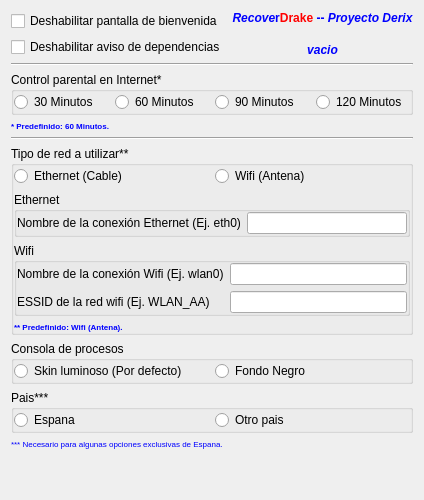
     <widget class="QWidget" name="tab_6">
      <attribute name="icon">
       <iconset resource="recoverdrake.qrc">
        <normaloff>:/Imagenes/ejecutar.png</normaloff>:/Imagenes/ejecutar.png</iconset>
      </attribute>
      <attribute name="title">
       <string>General</string>
      </attribute>
      <layout class="QGridLayout" name="gridLayout_2">
       <item row="4" column="0" colspan="2">
        <widget class="QGroupBox" name="groupBox_3">
         <property name="title">
          <string>Control parental en Internet*</string>
         </property>
         <property name="flat">
          <bool>false</bool>
         </property>
         <layout class="QGridLayout" name="gridLayout_10">
          <property name="leftMargin">
           <number>0</number>
          </property>
          <property name="topMargin">
           <number>0</number>
          </property>
          <property name="rightMargin">
           <number>0</number>
          </property>
          <property name="bottomMargin">
           <number>0</number>
          </property>
          <item row="0" column="0">
           <widget class="QRadioButton" name="radioButton_10">
            <property name="text">
             <string>30 Minutos</string>
            </property>
           </widget>
          </item>
          <item row="0" column="1">
           <widget class="QRadioButton" name="radioButton_11">
            <property name="text">
             <string>60 Minutos</string>
            </property>
           </widget>
          </item>
          <item row="0" column="2">
           <widget class="QRadioButton" name="radioButton_13">
            <property name="text">
             <string>90 Minutos</string>
            </property>
           </widget>
          </item>
          <item row="0" column="3">
           <widget class="QRadioButton" name="radioButton_12">
            <property name="text">
             <string>120 Minutos</string>
            </property>
           </widget>
          </item>
         </layout>
        </widget>
       </item>
       <item row="3" column="0" colspan="2">
        <widget class="Line" name="line_7">
         <property name="orientation">
          <enum>Qt::Horizontal</enum>
         </property>
        </widget>
       </item>
       <item row="7" column="0" colspan="2">
        <widget class="QGroupBox" name="groupBox_8">
         <property name="title">
          <string>Tipo de red a utilizar**</string>
         </property>
         <layout class="QGridLayout" name="gridLayout_4">
          <property name="leftMargin">
           <number>0</number>
          </property>
          <property name="topMargin">
           <number>0</number>
          </property>
          <property name="rightMargin">
           <number>0</number>
          </property>
          <property name="bottomMargin">
           <number>0</number>
          </property>
          <item row="0" column="0">
           <widget class="QRadioButton" name="radioButton_14">
            <property name="text">
             <string>Ethernet (Cable)</string>
            </property>
           </widget>
          </item>
          <item row="0" column="1">
           <widget class="QRadioButton" name="radioButton_15">
            <property name="text">
             <string>Wifi (Antena)</string>
            </property>
           </widget>
          </item>
          <item row="1" column="0" colspan="2">
           <widget class="QGroupBox" name="groupBox_9">
            <property name="title">
             <string>Ethernet</string>
            </property>
            <layout class="QGridLayout" name="gridLayout_3">
             <property name="leftMargin">
              <number>0</number>
             </property>
             <property name="topMargin">
              <number>0</number>
             </property>
             <property name="rightMargin">
              <number>0</number>
             </property>
             <property name="bottomMargin">
              <number>0</number>
             </property>
             <item row="0" column="0">
              <widget class="QLabel" name="label_110">
               <property name="text">
                <string>Nombre de la conexión Ethernet (Ej. eth0)</string>
               </property>
              </widget>
             </item>
             <item row="0" column="1">
              <widget class="QLineEdit" name="lineEdit_5"/>
             </item>
            </layout>
           </widget>
          </item>
          <item row="2" column="0" colspan="2">
           <widget class="QGroupBox" name="groupBox_10">
            <property name="title">
             <string>Wifi</string>
            </property>
            <layout class="QGridLayout" name="gridLayout_5">
             <property name="leftMargin">
              <number>0</number>
             </property>
             <property name="topMargin">
              <number>0</number>
             </property>
             <property name="rightMargin">
              <number>0</number>
             </property>
             <property name="bottomMargin">
              <number>0</number>
             </property>
             <item row="0" column="0">
              <widget class="QLabel" name="label_111">
               <property name="text">
                <string>Nombre de la conexión Wifi (Ej. wlan0)</string>
               </property>
              </widget>
             </item>
             <item row="0" column="1">
              <widget class="QLineEdit" name="lineEdit_6"/>
             </item>
             <item row="1" column="0">
              <widget class="QLabel" name="label_108">
               <property name="text">
                <string>ESSID de la red wifi (Ej. WLAN_AA)</string>
               </property>
              </widget>
             </item>
             <item row="1" column="1">
              <widget class="QLineEdit" name="lineEdit_4"/>
             </item>
            </layout>
           </widget>
          </item>
          <item row="3" column="0" colspan="2">
           <widget class="QLabel" name="label_112">
            <property name="palette">
             <palette>
              <active>
               <colorrole role="Button">
                <brush brushstyle="SolidPattern">
                 <color alpha="255">
                  <red>170</red>
                  <green>170</green>
                  <blue>127</blue>
                 </color>
                </brush>
               </colorrole>
               <colorrole role="Text">
                <brush brushstyle="SolidPattern">
                 <color alpha="255">
                  <red>0</red>
                  <green>0</green>
                  <blue>255</blue>
                 </color>
                </brush>
               </colorrole>
               <colorrole role="Base">
                <brush brushstyle="SolidPattern">
                 <color alpha="255">
                  <red>170</red>
                  <green>170</green>
                  <blue>127</blue>
                 </color>
                </brush>
               </colorrole>
               <colorrole role="Window">
                <brush brushstyle="SolidPattern">
                 <color alpha="255">
                  <red>170</red>
                  <green>170</green>
                  <blue>127</blue>
                 </color>
                </brush>
               </colorrole>
              </active>
              <inactive>
               <colorrole role="Button">
                <brush brushstyle="SolidPattern">
                 <color alpha="255">
                  <red>170</red>
                  <green>170</green>
                  <blue>127</blue>
                 </color>
                </brush>
               </colorrole>
               <colorrole role="Text">
                <brush brushstyle="SolidPattern">
                 <color alpha="255">
                  <red>0</red>
                  <green>0</green>
                  <blue>255</blue>
                 </color>
                </brush>
               </colorrole>
               <colorrole role="Base">
                <brush brushstyle="SolidPattern">
                 <color alpha="255">
                  <red>170</red>
                  <green>170</green>
                  <blue>127</blue>
                 </color>
                </brush>
               </colorrole>
               <colorrole role="Window">
                <brush brushstyle="SolidPattern">
                 <color alpha="255">
                  <red>170</red>
                  <green>170</green>
                  <blue>127</blue>
                 </color>
                </brush>
               </colorrole>
              </inactive>
              <disabled>
               <colorrole role="Button">
                <brush brushstyle="SolidPattern">
                 <color alpha="255">
                  <red>170</red>
                  <green>170</green>
                  <blue>127</blue>
                 </color>
                </brush>
               </colorrole>
               <colorrole role="Text">
                <brush brushstyle="SolidPattern">
                 <color alpha="255">
                  <red>120</red>
                  <green>122</green>
                  <blue>124</blue>
                 </color>
                </brush>
               </colorrole>
               <colorrole role="Base">
                <brush brushstyle="SolidPattern">
                 <color alpha="255">
                  <red>170</red>
                  <green>170</green>
                  <blue>127</blue>
                 </color>
                </brush>
               </colorrole>
               <colorrole role="Window">
                <brush brushstyle="SolidPattern">
                 <color alpha="255">
                  <red>170</red>
                  <green>170</green>
                  <blue>127</blue>
                 </color>
                </brush>
               </colorrole>
              </disabled>
             </palette>
            </property>
            <property name="font">
             <font>
              <pointsize>6</pointsize>
              <weight>75</weight>
              <bold>true</bold>
             </font>
            </property>
            <property name="text">
             <string>&lt;!DOCTYPE HTML PUBLIC &quot;-//W3C//DTD HTML 4.0//EN&quot; &quot;http://www.w3.org/TR/REC-html40/strict.dtd&quot;&gt;
&lt;html&gt;&lt;head&gt;&lt;meta name=&quot;qrichtext&quot; content=&quot;1&quot; /&gt;&lt;style type=&quot;text/css&quot;&gt;
p, li { white-space: pre-wrap; }
&lt;/style&gt;&lt;/head&gt;&lt;body style=&quot; font-family:'Sans Serif'; font-size:6pt; font-weight:600; font-style:normal;&quot;&gt;
&lt;p style=&quot; margin-top:0px; margin-bottom:0px; margin-left:0px; margin-right:0px; -qt-block-indent:0; text-indent:0px;&quot;&gt;&lt;span style=&quot; color:#0000ff;&quot;&gt;** Predefinido: Wifi (Antena).&lt;/span&gt;&lt;/p&gt;&lt;/body&gt;&lt;/html&gt;</string>
            </property>
           </widget>
          </item>
         </layout>
         <widget class="QLabel" name="label_109">
          <property name="geometry">
           <rect>
            <x>20</x>
            <y>20</y>
            <width>171</width>
            <height>16</height>
           </rect>
          </property>
          <property name="text">
           <string/>
          </property>
         </widget>
        </widget>
       </item>
       <item row="5" column="0" colspan="2">
        <widget class="QLabel" name="label_107">
         <property name="palette">
          <palette>
           <active>
            <colorrole role="Button">
             <brush brushstyle="SolidPattern">
              <color alpha="255">
               <red>170</red>
               <green>170</green>
               <blue>127</blue>
              </color>
             </brush>
            </colorrole>
            <colorrole role="Text">
             <brush brushstyle="SolidPattern">
              <color alpha="255">
               <red>0</red>
               <green>0</green>
               <blue>255</blue>
              </color>
             </brush>
            </colorrole>
            <colorrole role="Base">
             <brush brushstyle="SolidPattern">
              <color alpha="255">
               <red>170</red>
               <green>170</green>
               <blue>127</blue>
              </color>
             </brush>
            </colorrole>
            <colorrole role="Window">
             <brush brushstyle="SolidPattern">
              <color alpha="255">
               <red>170</red>
               <green>170</green>
               <blue>127</blue>
              </color>
             </brush>
            </colorrole>
           </active>
           <inactive>
            <colorrole role="Button">
             <brush brushstyle="SolidPattern">
              <color alpha="255">
               <red>170</red>
               <green>170</green>
               <blue>127</blue>
              </color>
             </brush>
            </colorrole>
            <colorrole role="Text">
             <brush brushstyle="SolidPattern">
              <color alpha="255">
               <red>0</red>
               <green>0</green>
               <blue>255</blue>
              </color>
             </brush>
            </colorrole>
            <colorrole role="Base">
             <brush brushstyle="SolidPattern">
              <color alpha="255">
               <red>170</red>
               <green>170</green>
               <blue>127</blue>
              </color>
             </brush>
            </colorrole>
            <colorrole role="Window">
             <brush brushstyle="SolidPattern">
              <color alpha="255">
               <red>170</red>
               <green>170</green>
               <blue>127</blue>
              </color>
             </brush>
            </colorrole>
           </inactive>
           <disabled>
            <colorrole role="Button">
             <brush brushstyle="SolidPattern">
              <color alpha="255">
               <red>170</red>
               <green>170</green>
               <blue>127</blue>
              </color>
             </brush>
            </colorrole>
            <colorrole role="Text">
             <brush brushstyle="SolidPattern">
              <color alpha="255">
               <red>120</red>
               <green>122</green>
               <blue>124</blue>
              </color>
             </brush>
            </colorrole>
            <colorrole role="Base">
             <brush brushstyle="SolidPattern">
              <color alpha="255">
               <red>170</red>
               <green>170</green>
               <blue>127</blue>
              </color>
             </brush>
            </colorrole>
            <colorrole role="Window">
             <brush brushstyle="SolidPattern">
              <color alpha="255">
               <red>170</red>
               <green>170</green>
               <blue>127</blue>
              </color>
             </brush>
            </colorrole>
           </disabled>
          </palette>
         </property>
         <property name="font">
          <font>
           <pointsize>6</pointsize>
           <weight>75</weight>
           <bold>true</bold>
          </font>
         </property>
         <property name="text">
          <string>&lt;!DOCTYPE HTML PUBLIC &quot;-//W3C//DTD HTML 4.0//EN&quot; &quot;http://www.w3.org/TR/REC-html40/strict.dtd&quot;&gt;
&lt;html&gt;&lt;head&gt;&lt;meta name=&quot;qrichtext&quot; content=&quot;1&quot; /&gt;&lt;style type=&quot;text/css&quot;&gt;
p, li { white-space: pre-wrap; }
&lt;/style&gt;&lt;/head&gt;&lt;body style=&quot; font-family:'Sans Serif'; font-size:6pt; font-weight:600; font-style:normal;&quot;&gt;
&lt;p style=&quot; margin-top:0px; margin-bottom:0px; margin-left:0px; margin-right:0px; -qt-block-indent:0; text-indent:0px;&quot;&gt;&lt;span style=&quot; color:#0000ff;&quot;&gt;* Predefinido: 60 Minutos.&lt;/span&gt;&lt;/p&gt;&lt;/body&gt;&lt;/html&gt;</string>
         </property>
        </widget>
       </item>
       <item row="0" column="1" rowspan="2">
        <widget class="QLabel" name="label_113">
         <property name="text">
          <string>&lt;!DOCTYPE HTML PUBLIC &quot;-//W3C//DTD HTML 4.0//EN&quot; &quot;http://www.w3.org/TR/REC-html40/strict.dtd&quot;&gt;
&lt;html&gt;&lt;head&gt;&lt;meta name=&quot;qrichtext&quot; content=&quot;1&quot; /&gt;&lt;style type=&quot;text/css&quot;&gt;
p, li { white-space: pre-wrap; }
&lt;/style&gt;&lt;/head&gt;&lt;body style=&quot; font-family:'Sans Serif'; font-size:7pt; font-weight:400; font-style:normal;&quot;&gt;
&lt;p align=&quot;center&quot; style=&quot; margin-top:0px; margin-bottom:0px; margin-left:0px; margin-right:0px; -qt-block-indent:0; text-indent:0px;&quot;&gt;&lt;span style=&quot; font-size:9pt; font-weight:600; font-style:italic; color:#0000ff;&quot;&gt;Recove&lt;/span&gt;&lt;span style=&quot; font-size:9pt; font-weight:600; color:#0000ff;&quot;&gt;r&lt;/span&gt;&lt;span style=&quot; font-size:9pt; font-weight:600; color:#ff0000;&quot;&gt;Drake &lt;/span&gt;&lt;span style=&quot; font-size:9pt; font-weight:600; color:#0000ff;&quot;&gt;-- &lt;/span&gt;&lt;span style=&quot; font-size:9pt; font-weight:600; font-style:italic; color:#0000ff;&quot;&gt;Proyecto Derix&lt;/span&gt;&lt;/p&gt;&lt;/body&gt;&lt;/html&gt;</string>
         </property>
         <property name="alignment">
          <set>Qt::AlignRight|Qt::AlignTop|Qt::AlignTrailing</set>
         </property>
        </widget>
       </item>
       <item row="0" column="0">
        <widget class="QCheckBox" name="checkBox">
         <property name="text">
          <string>Deshabilitar pantalla de bienvenida</string>
         </property>
        </widget>
       </item>
       <item row="6" column="0" colspan="2">
        <widget class="Line" name="line_10">
         <property name="orientation">
          <enum>Qt::Horizontal</enum>
         </property>
        </widget>
       </item>
       <item row="8" column="0" colspan="2">
        <widget class="QGroupBox" name="groupBox_15">
         <property name="title">
          <string>Consola de procesos</string>
         </property>
         <layout class="QGridLayout" name="gridLayout_6">
          <property name="leftMargin">
           <number>0</number>
          </property>
          <property name="topMargin">
           <number>0</number>
          </property>
          <property name="rightMargin">
           <number>0</number>
          </property>
          <property name="bottomMargin">
           <number>0</number>
          </property>
          <item row="0" column="0">
           <widget class="QRadioButton" name="radioButton_42">
            <property name="text">
             <string>Skin luminoso (Por defecto)</string>
            </property>
           </widget>
          </item>
          <item row="0" column="1">
           <widget class="QRadioButton" name="radioButton_41">
            <property name="text">
             <string>Fondo Negro</string>
            </property>
           </widget>
          </item>
         </layout>
        </widget>
       </item>
       <item row="9" column="0" colspan="2">
        <widget class="QGroupBox" name="groupBox_21">
         <property name="title">
          <string>Pais*** </string>
         </property>
         <layout class="QGridLayout" name="gridLayout_33">
          <property name="leftMargin">
           <number>0</number>
          </property>
          <property name="topMargin">
           <number>0</number>
          </property>
          <property name="rightMargin">
           <number>0</number>
          </property>
          <property name="bottomMargin">
           <number>0</number>
          </property>
          <item row="0" column="0">
           <widget class="QRadioButton" name="radioButton_52">
            <property name="text">
             <string>Espana</string>
            </property>
           </widget>
          </item>
          <item row="0" column="1">
           <widget class="QRadioButton" name="radioButton_53">
            <property name="text">
             <string>Otro pais</string>
            </property>
           </widget>
          </item>
         </layout>
        </widget>
       </item>
       <item row="10" column="0" colspan="2">
        <widget class="QLabel" name="label_188">
         <property name="palette">
          <palette>
           <active>
            <colorrole role="WindowText">
             <brush brushstyle="SolidPattern">
              <color alpha="255">
               <red>0</red>
               <green>0</green>
               <blue>255</blue>
              </color>
             </brush>
            </colorrole>
            <colorrole role="Text">
             <brush brushstyle="SolidPattern">
              <color alpha="255">
               <red>0</red>
               <green>0</green>
               <blue>255</blue>
              </color>
             </brush>
            </colorrole>
            <colorrole role="ButtonText">
             <brush brushstyle="SolidPattern">
              <color alpha="255">
               <red>0</red>
               <green>0</green>
               <blue>255</blue>
              </color>
             </brush>
            </colorrole>
           </active>
           <inactive>
            <colorrole role="WindowText">
             <brush brushstyle="SolidPattern">
              <color alpha="255">
               <red>0</red>
               <green>0</green>
               <blue>255</blue>
              </color>
             </brush>
            </colorrole>
            <colorrole role="Text">
             <brush brushstyle="SolidPattern">
              <color alpha="255">
               <red>0</red>
               <green>0</green>
               <blue>255</blue>
              </color>
             </brush>
            </colorrole>
            <colorrole role="ButtonText">
             <brush brushstyle="SolidPattern">
              <color alpha="255">
               <red>0</red>
               <green>0</green>
               <blue>255</blue>
              </color>
             </brush>
            </colorrole>
           </inactive>
           <disabled>
            <colorrole role="WindowText">
             <brush brushstyle="SolidPattern">
              <color alpha="255">
               <red>0</red>
               <green>0</green>
               <blue>255</blue>
              </color>
             </brush>
            </colorrole>
            <colorrole role="Text">
             <brush brushstyle="SolidPattern">
              <color alpha="255">
               <red>0</red>
               <green>0</green>
               <blue>255</blue>
              </color>
             </brush>
            </colorrole>
            <colorrole role="ButtonText">
             <brush brushstyle="SolidPattern">
              <color alpha="255">
               <red>0</red>
               <green>0</green>
               <blue>255</blue>
              </color>
             </brush>
            </colorrole>
           </disabled>
          </palette>
         </property>
         <property name="font">
          <font>
           <pointsize>6</pointsize>
          </font>
         </property>
         <property name="styleSheet">
          <string notr="true">color: rgb(0, 0, 255);</string>
         </property>
         <property name="text">
          <string>*** Necesario para algunas opciones exclusivas de Espana.</string>
         </property>
        </widget>
       </item>
       <item row="11" column="0" colspan="2">
        <spacer name="verticalSpacer_3">
         <property name="orientation">
          <enum>Qt::Vertical</enum>
         </property>
         <property name="sizeHint" stdset="0">
          <size>
           <width>20</width>
           <height>40</height>
          </size>
         </property>
        </spacer>
       </item>
       <item row="2" column="1">
        <widget class="QLabel" name="label_216">
         <property name="styleSheet">
          <string notr="true">font: 9pt &quot;Sans Serif&quot;;
color: rgb(0, 0, 255);
font: bold italic;</string>
         </property>
         <property name="text">
          <string>vacio</string>
         </property>
         <property name="alignment">
          <set>Qt::AlignCenter</set>
         </property>
        </widget>
       </item>
       <item row="1" column="0" rowspan="2">
        <widget class="QCheckBox" name="checkBox_3">
         <property name="text">
          <string>Deshabilitar aviso de dependencias</string>
         </property>
        </widget>
       </item>
      </layout>
     </widget>
